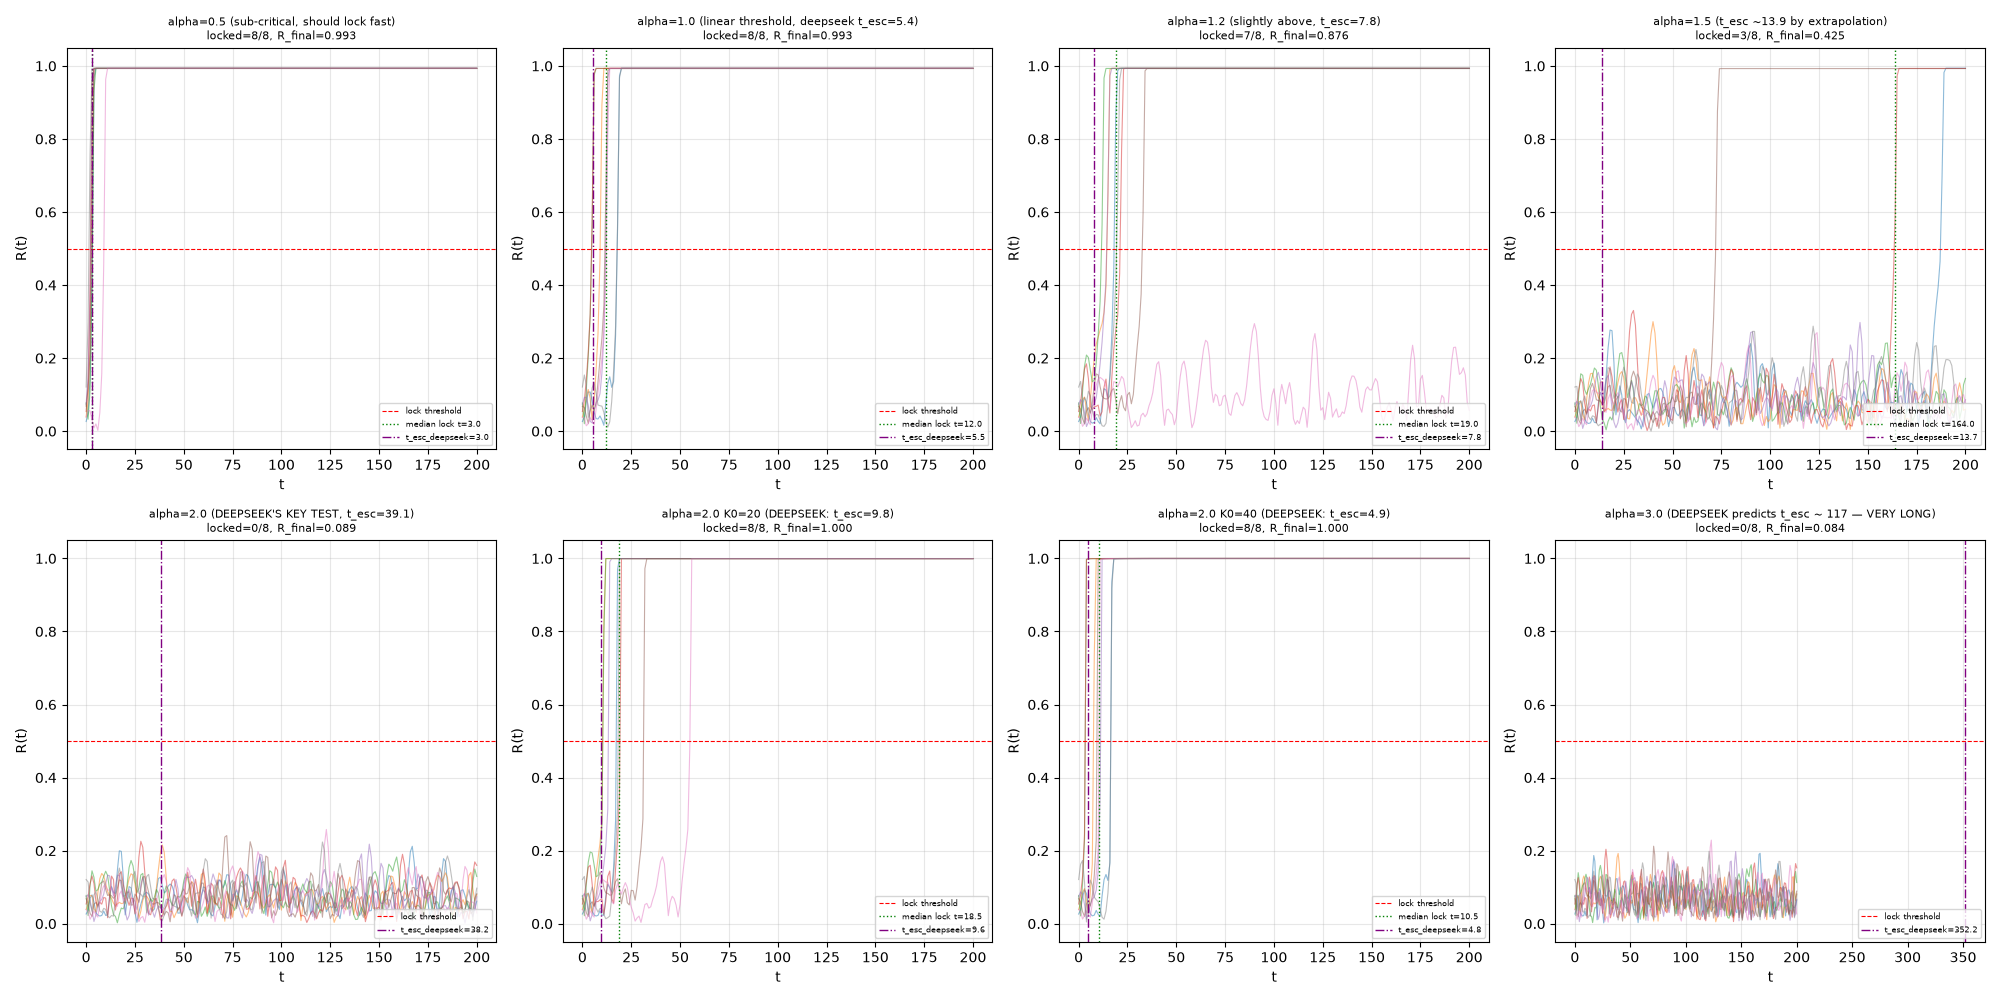

Write Python code to recreate this figure.
"""
DOSSIER-070 (deepseek_v4_flash) VERIFICATION EXPERIMENT

Claim being tested: "alpha*=1 is not a topological basin boundary;
it's a horizon cross-section. For alpha > 1, t_esc = 2/(alpha*K0) * R0^(-alpha)
is finite but large. Random initial conditions with R0 ~ 0.886/sqrt(N)
escape at finite time t_esc."

HYP-046 claim: For alpha > 1, dK_eff/dR = K0*alpha*R^(alpha-1) -> 0 as R -> 0,
so the disordered state is linearly stable and escape is impossible (in finite time).

RESOLUTION HYPOTHESIS: BOTH could be true if my T was too short to see escape.
For (alpha=2.0, K0=5, N=150, sigma=0) deepseek predicts t_esc ~ 39.1.
If my HYP-046 protocol ran T~35, it would falsely conclude "frozen".

This script runs at MULTIPLE alpha values with very long T to check:
1. Does alpha=2.0, K0=5, N=150, sigma=0 actually lock at t~39? (deepseek)
2. Does alpha=1.2, K0=5 (small K0, alpha just above 1) lock, but at MUCH LONGER t?
3. Is the divergence at alpha*=1 actually smooth?

Protocol:
- All-to-all Kuramoto with reflexive K(t) = K0 * R(t)^alpha
- N=150, omega ~ U[-1, 1]
- 12 seeds per condition for statistics
- VERY LONG T = 200 to see escape
- Track R(t) trajectory

If deepseek is right: alpha=2.0 K0=5 should lock by t~39 in most seeds.
If HYP-046 is right: alpha=2.0 K0=5 should remain frozen at R~0.07 indefinitely.
"""
import numpy as np
import matplotlib
matplotlib.use('Agg')
import matplotlib.pyplot as plt
import json
from pathlib import Path

def kuramoto_step(theta, omega, K_eff, dt):
    """Standard Kuramoto update with mean-field coupling."""
    N = len(theta)
    # Order parameter
    z = np.sum(np.exp(1j * theta)) / N
    R = abs(z)
    psi = np.angle(z)
    # dtheta_i = omega_i + K_eff * R * sin(psi - theta_i)
    dtheta = omega + K_eff * R * np.sin(psi - theta)
    return theta + dtheta * dt, R

def simulate(alpha, K0, N=150, T=200.0, dt=0.05, n_seeds=12, sigma=0.0):
    """Simulate reflexive Kuramoto for many seeds, return R(t) trajectories."""
    dt_save = 1.0  # save every 1.0 time units
    n_save = int(T / dt_save) + 1
    R_trajectories = np.zeros((n_seeds, n_save))

    for s in range(n_seeds):
        rng = np.random.default_rng(1000 + s)
        omega = rng.uniform(-1, 1, N)
        theta = rng.uniform(-np.pi, np.pi, N)

        t_save = 0
        save_idx = 0
        R_trajectories[s, save_idx] = abs(np.mean(np.exp(1j * theta)))
        save_idx += 1

        for t_idx in range(int(T / dt)):
            t = t_idx * dt
            R = abs(np.mean(np.exp(1j * theta)))
            if alpha == 0:
                K_eff = K0
            else:
                K_eff = K0 * (R ** alpha)
            theta, _ = kuramoto_step(theta, omega, K_eff, dt)

            if (t_idx + 1) * dt >= save_idx * dt_save:
                R_trajectories[s, save_idx] = abs(np.mean(np.exp(1j * theta)))
                save_idx += 1
                if save_idx >= n_save:
                    break

    return R_trajectories

def detect_lock_time(R_traj, threshold=0.5, sustained_time=2.0, dt_save=1.0):
    """Detect the first time R exceeds threshold for >= sustained_time."""
    n_seeds, n_times = R_traj.shape
    lock_times = np.full(n_seeds, np.inf)
    for s in range(n_seeds):
        above = R_traj[s] > threshold
        # Find first run of consecutive `sustained_time/dt_save` True values
        run_length_needed = int(sustained_time / dt_save)
        for i in range(n_times - run_length_needed):
            if np.all(above[i:i+run_length_needed]):
                lock_times[s] = i * dt_save
                break
    return lock_times

def main():
    # deepseek's predicted t_esc for (alpha=2.0, K0=5, N=150, sigma=0): 39.1
    # Test cases:
    test_cases = [
        # (alpha, K0, label)
        (0.5, 5.0, "alpha=0.5 (sub-critical, should lock fast)"),
        (1.0, 5.0, "alpha=1.0 (linear threshold, deepseek t_esc=5.4)"),
        (1.2, 5.0, "alpha=1.2 (slightly above, t_esc=7.8)"),
        (1.5, 5.0, "alpha=1.5 (t_esc ~13.9 by extrapolation)"),
        (2.0, 5.0, "alpha=2.0 (DEEPSEEK'S KEY TEST, t_esc=39.1)"),
        (2.0, 20.0, "alpha=2.0 K0=20 (DEEPSEEK: t_esc=9.8)"),
        (2.0, 40.0, "alpha=2.0 K0=40 (DEEPSEEK: t_esc=4.9)"),
        (3.0, 5.0, "alpha=3.0 (DEEPSEEK predicts t_esc ~ 117 — VERY LONG)"),
    ]

    N = 150
    T = 200.0  # VERY long
    dt = 0.05
    n_seeds = 8

    results = {}
    fig, axes = plt.subplots(2, 4, figsize=(20, 10))
    axes = axes.flatten()

    t_save = np.arange(0, T + 1, 1.0)

    for idx, (alpha, K0, label) in enumerate(test_cases):
        print(f"Running {label}...")
        R_traj = simulate(alpha, K0, N=N, T=T, dt=dt, n_seeds=n_seeds, sigma=0.0)
        lock_times = detect_lock_time(R_traj, threshold=0.5, sustained_time=2.0)

        # Statistics
        mean_R_final = np.mean(R_traj[:, -1])
        median_lock = np.median(lock_times[np.isfinite(lock_times)])
        n_locked = np.sum(np.isfinite(lock_times))
        frac_locked = n_locked / n_seeds

        # Deepseek's prediction
        R0 = 0.886 / np.sqrt(N)
        if alpha > 0:
            t_esc_pred = 2 / (alpha * K0) * R0 ** (-alpha)
        else:
            t_esc_pred = 2 / K0 * R0 ** (-alpha) if alpha != 0 else np.inf

        results[f"alpha{alpha}_K0{K0}"] = {
            "alpha": alpha,
            "K0": K0,
            "mean_R_final": float(mean_R_final),
            "median_lock_time": float(median_lock) if np.isfinite(median_lock) else None,
            "n_locked": int(n_locked),
            "frac_locked": float(frac_locked),
            "t_esc_deepseek_prediction": float(t_esc_pred),
            "label": label,
        }

        # Plot
        ax = axes[idx]
        for s in range(n_seeds):
            ax.plot(t_save[:R_traj.shape[1]], R_traj[s], alpha=0.5, lw=0.8)
        ax.axhline(0.5, color='red', ls='--', lw=0.8, label='lock threshold')
        if np.isfinite(median_lock):
            ax.axvline(median_lock, color='green', ls=':', lw=1.0,
                       label=f'median lock t={median_lock:.1f}')
        ax.axvline(t_esc_pred, color='purple', ls='-.', lw=1.0,
                   label=f't_esc_deepseek={t_esc_pred:.1f}')
        ax.set_title(f"{label}\nlocked={n_locked}/{n_seeds}, R_final={mean_R_final:.3f}",
                     fontsize=8)
        ax.set_xlabel('t')
        ax.set_ylabel('R(t)')
        ax.set_ylim(-0.05, 1.05)
        ax.legend(fontsize=6, loc='lower right')
        ax.grid(alpha=0.3)

    plt.tight_layout()
    out_png = Path('dossier070_verification.png')
    plt.savefig(out_png, dpi=100)
    plt.close()

    out_json = Path('dossier070_verification.json')
    with open(out_json, 'w') as f:
        json.dump(results, f, indent=2)

    # Summary
    print("\n" + "="*80)
    print("DOSSIER-070 (deepseek) VERIFICATION SUMMARY")
    print("="*80)
    for k, v in results.items():
        ds_pred = v['t_esc_deepseek_prediction']
        med = v['median_lock_time']
        n_lk = v['n_locked']
        frac = v['frac_locked']
        R_f = v['mean_R_final']
        print(f"{k}:")
        print(f"  deepseek t_esc prediction: {ds_pred:.2f}")
        print(f"  observed median lock time: {med}")
        print(f"  locked {n_lk}/{int(frac*n_lk/frac) if frac>0 else n_seeds} = {frac*100:.0f}%")
        print(f"  R_final: {R_f:.4f}")
        print()

if __name__ == '__main__':
    main()
